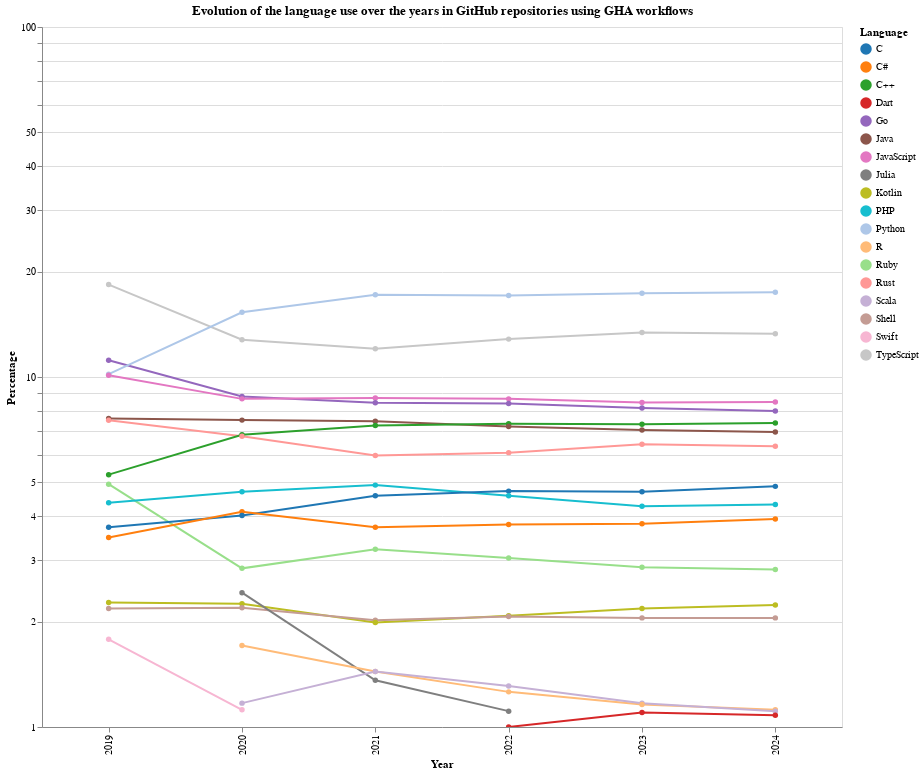

The cell this chart's notebook holds for it:
### Markdown cell above
## Draw a line chart representing the evolution of the languages over the years

- This plot will represent the evolution of the use of the different languages over the years.
- The languages that are less than 1% of the total will be grouped as Other.
- The percentage of each language will be represented on the y-axis and the year on the x-axis.

### Code cell
'''
The idea is to create a line chart using Altair.
To do so it is needed to regroup the different dataframes into a single one with a structure of year,language,percentage
'''

data = []

# The loop below will create a dictionary with the year, language and percentage for each year
# And then append it to the data list in order to later create a dataframe
for year, df in resulting_repartition:
    for _, row in df.iterrows():
        data.append({
            'Year': year,
            'Language': row['Language'],
            'Percentage': row['Percentage']
        })

resulting_df = pd.DataFrame(data)
resulting_df2= resulting_df[resulting_df['Language'] != 'Other'].copy()

# Random color palette generated thanks to ai.
color_palette = [
    '#1f77b4', '#ff7f0e', '#2ca02c', '#d62728', '#9467bd',
    '#8c564b', '#e377c2', '#7f7f7f', '#bcbd22', '#17becf',
    '#aec7e8', '#ffbb78', '#98df8a', '#ff9896', '#c5b0d5',
    '#c49c94', '#f7b6d2', '#c7c7c7', '#dbdb8d', '#9edae5'
]

'''
This part is used to create the line chart with Altair
'''
chart = alt.Chart(resulting_df2).mark_line(point=True).encode(
    x='Year:O',
    y=alt.Y('Percentage:Q', scale=alt.Scale(type='log')),
    color=alt.Color('Language:N', scale=alt.Scale(range=color_palette)),
    tooltip=['Year', 'Language', 'Percentage']
).properties(
    width=800,
    height=700,
    title="Evolution of the language use over the years in GitHub repositories using GHA workflows",
).interactive()

chart.show()

### Figure 1 — Vega-Lite specification as saved in the notebook (floating-point values rounded to 4 significant figures)
{"config": {"view": {"continuousWidth": 300, "continuousHeight": 300}}, "data": {"name": "data-0636d6b441aeef928451a08e7281a413"}, "mark": {"type": "line", "point": true}, "encoding": {"color": {"field": "Language", "scale": {"range": ["#1f77b4", "#ff7f0e", "#2ca02c", "#d62728", "#9467bd", "#8c564b", "#e377c2", "#7f7f7f", "#bcbd22", "#17becf", "#aec7e8", "#ffbb78", "#98df8a", "#ff9896", "#c5b0d5", "#c49c94", "#f7b6d2", "#c7c7c7", "#dbdb8d", "#9edae5"]}, "type": "nominal"}, "tooltip": [{"field": "Year", "type": "quantitative"}, {"field": "Language", "type": "nominal"}, {"field": "Percentage", "type": "quantitative"}], "x": {"field": "Year", "type": "ordinal"}, "y": {"field": "Percentage", "scale": {"type": "log"}, "type": "quantitative"}}, "height": 700, "params": [{"name": "param_2", "select": {"type": "interval", "encodings": ["x", "y"]}, "bind": "scales"}], "title": "Evolution of the language use over the years in GitHub repositories using GHA workflows", "width": 800, "$schema": "https://vega.github.io/schema/vega-lite/v5.20.1.json", "datasets": {"data-0636d6b441aeef928451a08e7281a413": [{"Year": 2019, "Language": "TypeScript", "Percentage": 18.37}, {"Year": 2019, "Language": "Go", "Percentage": 11.17}, {"Year": 2019, "Language": "Python", "Percentage": 10.19}, {"Year": 2019, "Language": "JavaScript", "Percentage": 10.11}, {"Year": 2019, "Language": "Java", "Percentage": 7.61}, {"Year": 2019, "Language": "Rust", "Percentage": 7.52}, {"Year": 2019, "Language": "C++", "Percentage": 5.26}, {"Year": 2019, "Language": "Ruby", "Percentage": 4.94}, {"Year": 2019, "Language": "PHP", "Percentage": 4.37}, {"Year": 2019, "Language": "C", "Percentage": 3.72}, {"Year": 2019, "Language": "C#", "Percentage": 3.48}, {"Year": 2019, "Language": "Kotlin", "Percentage": 2.27}, {"Year": 2019, "Language": "Shell", "Percentage": 2.18}, {"Year": 2019, "Language": "Swift", "Percentage": 1.78}, {"Year": 2020, "Language": "Python", "Percentage": 15.31}, {"Year": 2020, "Language": "TypeScript", "Percentage": 12.78}, {"Year": 2020, "Language": "Go", "Percentage": 8.8}, {"Year": 2020, "Language": "JavaScript", "Percentage": 8.66}, {"Year": 2020, "Language": "Java", "Percentage": 7.53}, {"Year": 2020, "Language": "C++", "Percentage": 6.84}, {"Year": 2020, "Language": "Rust", "Percentage": 6.77}, {"Year": 2020, "Language": "PHP", "Percentage": 4.7}, {"Year": 2020, "Language": "C#", "Percentage": 4.12}, {"Year": 2020, "Language": "C", "Percentage": 4.02}, {"Year": 2020, "Language": "Ruby", "Percentage": 2.84}, {"Year": 2020, "Language": "Julia", "Percentage": 2.42}, {"Year": 2020, "Language": "Kotlin", "Percentage": 2.25}, {"Year": 2020, "Language": "Shell", "Percentage": 2.19}, {"Year": 2020, "Language": "R", "Percentage": 1.71}, {"Year": 2020, "Language": "Scala", "Percentage": 1.17}, {"Year": 2020, "Language": "Swift", "Percentage": 1.12}, {"Year": 2021, "Language": "Python", "Percentage": 17.18}, {"Year": 2021, "Language": "TypeScript", "Percentage": 12.04}, {"Year": 2021, "Language": "JavaScript", "Percentage": 8.71}, {"Year": 2021, "Language": "Go", "Percentage": 8.44}, {"Year": 2021, "Language": "Java", "Percentage": 7.47}, {"Year": 2021, "Language": "C++", "Percentage": 7.27}, {"Year": 2021, "Language": "Rust", "Percentage": 5.97}, {"Year": 2021, "Language": "PHP", "Percentage": 4.91}, {"Year": 2021, "Language": "C", "Percentage": 4.58}, {"Year": 2021, "Language": "C#", "Percentage": 3.72}, {"Year": 2021, "Language": "Ruby", "Percentage": 3.22}, {"Year": 2021, "Language": "Shell", "Percentage": 2.02}, {"Year": 2021, "Language": "Kotlin", "Percentage": 1.99}, {"Year": 2021, "Language": "R", "Percentage": 1.44}, {"Year": 2021, "Language": "Scala", "Percentage": 1.44}, {"Year": 2021, "Language": "Julia", "Percentage": 1.36}, {"Year": 2022, "Language": "Python", "Percentage": 17.09}, {"Year": 2022, "Language": "TypeScript", "Percentage": 12.83}, {"Year": 2022, "Language": "JavaScript", "Percentage": 8.66}, {"Year": 2022, "Language": "Go", "Percentage": 8.4}, {"Year": 2022, "Language": "C++", "Percentage": 7.35}, {"Year": 2022, "Language": "Java", "Percentage": 7.22}, {"Year": 2022, "Language": "Rust", "Percentage": 6.08}, {"Year": 2022, "Language": "C", "Percentage": 4.72}, {"Year": 2022, "Language": "PHP", "Percentage": 4.58}, {"Year": 2022, "Language": "C#", "Percentage": 3.79}, {"Year": 2022, "Language": "Ruby", "Percentage": 3.04}, {"Year": 2022, "Language": "Kotlin", "Percentage": 2.08}, {"Year": 2022, "Language": "Shell", "Percentage": 2.07}, {"Year": 2022, "Language": "Scala", "Percentage": 1.31}, {"Year": 2022, "Language": "R", "Percentage": 1.26}, {"Year": 2022, "Language": "Julia", "Percentage": 1.11}, {"Year": 2022, "Language": "Dart", "Percentage": 1.0}, {"Year": 2023, "Language": "Python", "Percentage": 17.35}, {"Year": 2023, "Language": "TypeScript", "Percentage": 13.41}, {"Year": 2023, "Language": "JavaScript", "Percentage": 8.46}, {"Year": 2023, "Language": "Go", "Percentage": 8.16}, {"Year": 2023, "Language": "C++", "Percentage": 7.33}, {"Year": 2023, "Language": "Java", "Percentage": 7.06}, {"Year": 2023, "Language": "Rust", "Percentage": 6.42}, {"Year": 2023, "Language": "C", "Percentage": 4.7}, {"Year": 2023, "Language": "PHP", "Percentage": 4.27}, {"Year": 2023, "Language": "C#", "Percentage": 3.81}, {"Year": 2023, "Language": "Ruby", "Percentage": 2.86}, {"Year": 2023, "Language": "Kotlin", "Percentage": 2.18}, {"Year": 2023, "Language": "Shell", "Percentage": 2.05}, {"Year": 2023, "Language": "Scala", "Percentage": 1.17}, {"Year": 2023, "Language": "R", "Percentage": 1.16}, {"Year": 2023, "Language": "Dart", "Percentage": 1.1}, {"Year": 2024, "Language": "Python", "Percentage": 17.46}, {"Year": 2024, "Language": "TypeScript", "Percentage": 13.3}, {"Year": 2024, "Language": "JavaScript", "Percentage": 8.48}, {"Year": 2024, "Language": "Go", "Percentage": 7.99}, {"Year": 2024, "Language": "C++", "Percentage": 7.39}, {"Year": 2024, "Language": "Java", "Percentage": 6.96}, {"Year": 2024, "Language": "Rust", "Percentage": 6.34}, {"Year": 2024, "Language": "C", "Percentage": 4.87}, {"Year": 2024, "Language": "PHP", "Percentage": 4.32}, {"Year": 2024, "Language": "C#", "Percentage": 3.93}, {"Year": 2024, "Language": "Ruby", "Percentage": 2.82}, {"Year": 2024, "Language": "Kotlin", "Percentage": 2.23}, {"Year": 2024, "Language": "Shell", "Percentage": 2.05}, {"Year": 2024, "Language": "R", "Percentage": 1.12}, {"Year": 2024, "Language": "Scala", "Percentage": 1.11}, {"Year": 2024, "Language": "Dart", "Percentage": 1.08}]}}
